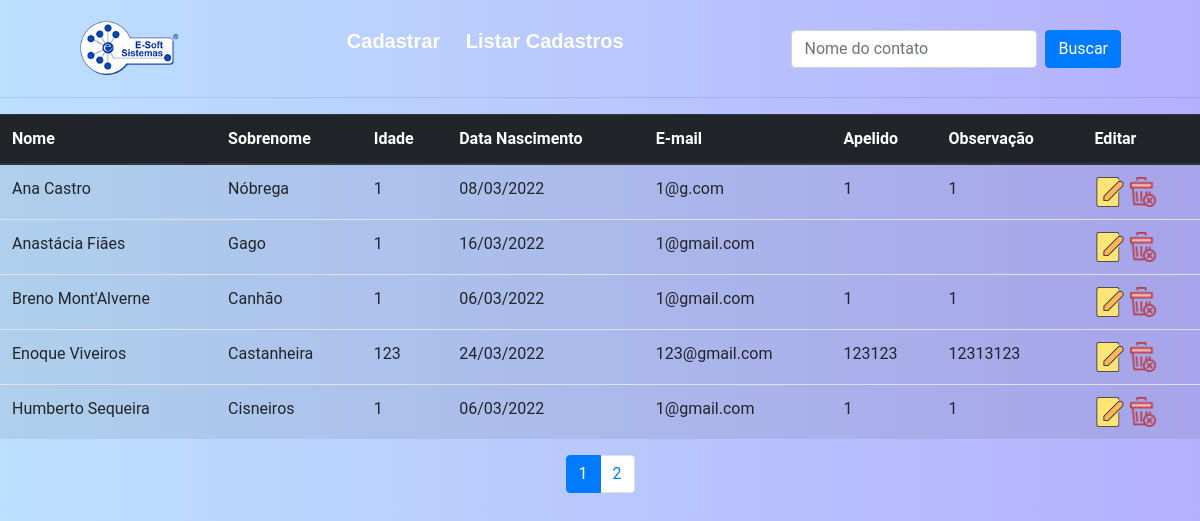
/listar_cadastros/, run on the app's committed database.
### testepratico/models.py (models this page shows, shortened)
class Usuarios(models.Model):
    nome = models.CharField(max_length=40)
    sobrenome = models.CharField(max_length=40)
    idade = models.CharField(max_length=2)
    data_nascimento = models.DateField()
    email = models.EmailField(max_length=100)
    apelido = models.CharField(max_length=50, blank=True)
    observacao = models.TextField(max_length=2000, blank=True)
    class Meta:
        ordering = ["nome", 'sobrenome']

### testepratico/views.py (the view, shortened to what this page needs)
# urls.py: path('listar_cadastros/', views.listar_cadastros, name='listar_cadastros'),
def listar_cadastros(request):
    usuarios = Usuarios.objects.all()
    paginator = Paginator(usuarios, 5) #Mostra 5 por página
    page = request.GET.get('p')
    usuarios = paginator.get_page(page)
    context = {
        'usuarios' : usuarios,
    }
    return render(request, 'listar_cadastros.html', context)

### testepratico/templates/listar_cadastros.html (shortened to what this page needs)
{% extends 'cadastrar.html' %}
{% load static %}
{% block content %}
    <table class="table table-hover table-active">
        <thead class="thead-dark">
            <tr>
                <th scope="col">Nome</th>
                <th scope="col">Sobrenome</th>
                <th scope="col">Idade</th>
                <th scope="col">Data Nascimento</th>
                <th scope="col">E-mail</th>
                <th scope="col">Apelido</th>
                <th scope="col">Observação</th>
                <th scope="col">Editar</th>
            </tr>
        </thead>
        <tbody>
            <tr>
                {% for usuario in usuarios %}
                <td>{{usuario.nome}}</a></td>
                <td>{{usuario.sobrenome}}</td>
                <td>{{usuario.idade}}</td>
                <td>{{usuario.data_nascimento|date:"d/m/Y"}}</td>
                <td>{{usuario.email}}</td>
                <td>{{usuario.apelido}}</td>
                <td>{{usuario.observacao}}</td>
                <td>
                    <div>
                        <a href="{% url 'editar_cadastro' usuario.id %}">
                            <img src="{% static 'images/editar.png' %}" alt="logo" style="width: 30px;">
                        </a>
                        <a href="{% url 'excluir_cadastro' usuario.id %}">
                            <img src="{% static 'images/excluir.png' %}" alt="logo" style="width: 30px;">
                        </a>
                    </div>
                </td>
            </tr>
                {% endfor %}
        </tbody>
    </table>
    <nav aria-label="Page navigation example">
        <ul class="pagination justify-content-center">
            {% for pagina in usuarios.paginator.page_range %}
            {% if usuarios.number == pagina %}
            <li class="page-item active"><a class="page-link" href="?p={{ pagina }}">{{ pagina }}</a></li>
            {% else %}
            <li class="page-item"><a class="page-link" href="?p={{ pagina }}">{{ pagina }}</a></li>
            {% endif %}
            {% endfor %}
        </ul>
    </nav>
{% endblock %}

### testepratico/templates/cadastrar.html (shortened to what this page needs)
{% load static %}
<!DOCTYPE html>
<html lang="pt-br">
<head>
  <link href="//maxcdn.bootstrapcdn.com/bootstrap/4.1.1/css/bootstrap.min.css" rel="stylesheet" id="bootstrap-css">
  <link rel="stylesheet" type="text/css" href="{% static 'css/stylee.css' %}">
</head>
<body>
  <header class="flex-container">
    <div class="flex-item">
      <a href="{% url 'cadastrar' %}"><img src="{% static 'images/esoft.png' %}" alt="ESOFT" width="100px"></a>
    </div>
    <div class="flex-item">
      <ul>
        <li><a href="{% url 'cadastrar' %}">Cadastrar</a></li>
        <li><a href="{% url 'listar_cadastros' %}">Listar Cadastros</a></li>
      </ul>
    </div>
    <div>
      <form class="form-inline my-2 my-lg-0" method="POST" action="{% url 'listar_cadastros' %}">
        <input class="form-control mr-sm-2" type="search" placeholder="Nome do contato" aria-label="buscar"
          name="buscar">
        <button class="btn btn-primary" type="submit">Buscar</button>
      </form>
    </div>
  </header>
  <hr>
  {% block content %}{% endblock %}
</body>
</html>

### static/css/stylee.css (style rules this page uses)
body { background-image: linear-gradient(to right, #bde0ff 0%, #b5b0fd 100%); font-family: 'Roboto', sans-serif; }
* { margin: 0px; padding: 0px; box-sizing: border-box; }
.flex-container { display: flex; align-items: center; margin: 20px auto; justify-content: space-around; }
.flex-item { font-family: Verdana, Geneva, Tahoma, sans-serif; font-size: 20px; }
.flex-item img { transition: .4s; }
.flex-item ul li { list-style-type: none; display: inline-block; }
.flex-item ul li a { color: rgb(255, 255, 255); text-decoration: none; font-weight: bold; margin: 10px; }

### data on the page
Usuarios: nome "Ana Castro", sobrenome "Nóbrega", idade "1", data_nascimento "08/03/2022", email "1@g.com", apelido "1", observacao "1"
Usuarios: nome "Anastácia Fiães", sobrenome "Gago", idade "1", data_nascimento "16/03/2022", email "1@gmail.com"
Usuarios: nome "Breno Mont'Alverne", sobrenome "Canhão", idade "1", data_nascimento "06/03/2022", email "1@gmail.com", apelido "1", observacao "1"
Usuarios: nome "Enoque Viveiros", sobrenome "Castanheira", idade "123", data_nascimento "24/03/2022", email "123@gmail.com", apelido "123123", observacao "12313123"
Usuarios: nome "Humberto Sequeira", sobrenome "Cisneiros", idade "1", data_nascimento "06/03/2022", email "1@gmail.com", apelido "1", observacao "1"

### other printed values
{{ pagina }} "1"
{{ pagina }} "2"
